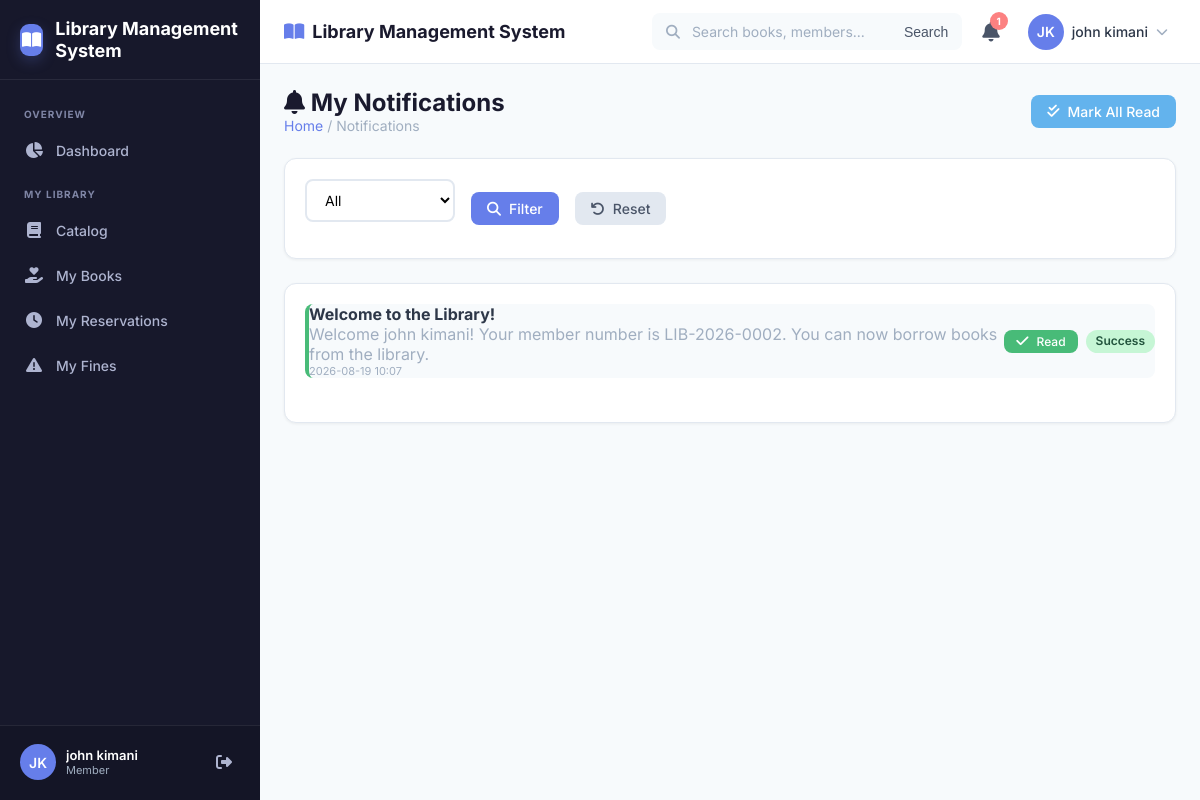
The page /member/notifications.php (signed in) on the database its author committed.
### tables this page shows
CREATE TABLE `notifications` (
  `id` int(11) NOT NULL,
  `user_id` int(11) NOT NULL,
  `title` varchar(255) NOT NULL,
  `message` text NOT NULL,
  `type` enum('info','success','warning','error') NOT NULL DEFAULT 'info',
  `is_read` tinyint(1) NOT NULL DEFAULT 0,
  `created_at` timestamp NOT NULL DEFAULT current_timestamp()
);

### includes/csrf.php (called while the page is built, shortened)
<?php
function generateCsrfToken(): string {
    $token = bin2hex(random_bytes(32));
    return $token;
}

### includes/functions.php (called while the page is built, shortened)
<?php
function formatDate(string $date, string $format = 'Y-m-d'): string {
    $dt = new DateTime($date);
    return $dt->format($format);
}

### member/notifications.php (the view, shortened to what this page needs)
<?php
$pdo = getDBConnection();
$userId = getCurrentUserId();
$page = isset($_GET['page']) ? (int) $_GET['page'] : 1;
$limit = ITEMS_PER_PAGE;
$offset = ($page - 1) * $limit;
$where = ["user_id = ?"];
$params = [$userId];
$whereClause = "WHERE " . implode(" AND ", $where);
$sql = "
    SELECT * FROM notifications
    $whereClause
    ORDER BY created_at DESC
    LIMIT ? OFFSET ?
";
$params[] = $limit;
$params[] = $offset;
$stmt = $pdo->prepare($sql);
$stmt->execute($params);
$notifications = $stmt->fetchAll();
include_once '../includes/header.php';
include_once '../includes/navbar.php';
include_once '../includes/sidebar.php';
?>
<main class="page-content">
    <div class="page-header">
        <div>
            <h1><i class="fas fa-bell"></i> My Notifications</h1>
            <div class="breadcrumb">
                <a href="dashboard.php">Home</a> / Notifications
            </div>
        </div>
        <div class="page-actions">
            <a href="notifications.php?mark_all_read=1&csrf_token=<?php echo generateCsrfToken(); ?>"
               class="btn btn-info"
               data-confirm="Mark all notifications as read?">
                <i class="fas fa-check-double"></i> Mark All Read
            </a>
        </div>
    </div>
    <div class="card mb-3">
        <div class="card-body">
            <form method="GET" action="notifications.php" class="d-flex flex-wrap gap-2 align-center">
                <div class="form-group mb-0" style="min-width:150px;">
                    <select name="is_read" class="form-control">
                        <option value="-1">All</option>
                    </select>
                </div>
                <button type="submit" class="btn btn-primary">
                    <i class="fas fa-search"></i> Filter
                </button>
                <a href="notifications.php" class="btn btn-secondary">
                    <i class="fas fa-undo"></i> Reset
                </a>
            </form>
        </div>
    </div>
    <div class="card">
        <div class="card-body">
            <?php if (empty($notifications)): ?>
                <p class="text-muted text-center">No notifications found</p>
            <?php else: ?>
                <?php foreach ($notifications as $notification): ?>
                    <div class="d-flex justify-between align-center mb-3 p-3"
                         style="background:<?php echo $notification['is_read'] ? 'transparent' : 'var(--gray-100)'; ?>;border-radius:8px;border-left:4px solid <?php
                            echo $notification['type'] === 'success' ? 'var(--success)' :
                                ($notification['type'] === 'warning' ? 'var(--warning)' :
                                ($notification['type'] === 'error' ? 'var(--danger)' : 'var(--info)'));
                         ?>;">
                        <div style="flex:1;">
                            <div style="font-weight:<?php echo $notification['is_read'] ? 'normal' : 'bold'; ?>;">
                                <?php echo $notification['title']; ?>
                            </div>
                            <div class="text-muted small"><?php echo $notification['message']; ?></div>
                            <div class="text-muted" style="font-size:11px;">
                                <?php echo formatDate($notification['created_at'], 'Y-m-d H:i'); ?>
                            </div>
                        </div>
                        <div class="ml-3 d-flex gap-1 flex-wrap">
                            <?php if (!$notification['is_read']): ?>
                                <a href="notifications.php?mark_read=<?php echo $notification['id']; ?>&csrf_token=<?php echo generateCsrfToken(); ?>"
                                   class="btn btn-sm btn-success">
                                    <i class="fas fa-check"></i> Read
                                </a>
                            <?php endif; ?>
                            <span class="badge badge-<?php
                                echo $notification['type'] === 'success' ? 'success' :
                                    ($notification['type'] === 'warning' ? 'warning' :
                                    ($notification['type'] === 'error' ? 'danger' : 'info'));
                            ?>">
                                <?php echo ucfirst($notification['type']); ?>
                            </span>
                        </div>
                    </div>
                <?php endforeach; ?>
            <?php endif; ?>
        </div>
    </div>
</main>
<?php include_once '../includes/footer.php'; ?>

### assets/css/style.css (style rules this page uses)
:root { --primary: #667eea; --primary-dark: #5a67d8; --primary-light: #7c8cf5; --secondary: #764ba2; --success: #48bb78; --danger: #fc8181; --warning: #f6ad55; --info: #63b3ed; --dark: #1a1a2e; --gray-900: #2d3748; --gray-700: #4a5568; --gray-500: #a0aec0; --gray-300: #e2e8f0; --gray-100: #f7fafc; --white: #ffffff; --sidebar-width: 260px; --navbar-height: 64px; --border-radius: 12px; --transition: all 0.3s cubic-bezier(0.4, 0, 0.2, 1); --font-family: 'Inter', -apple-system, BlinkMacSystemFont, sans-serif; }
* { margin: 0; padding: 0; box-sizing: border-box; }
html { font-size: 16px; scroll-behavior: smooth; }
body { font-family: var(--font-family); background: var(--gray-100); color: var(--gray-900); min-height: 100vh; display: flex; flex-direction: column; }
a { text-decoration: none; color: inherit; }
.page-content { flex: 1; padding: 24px; }
.page-header { display: flex; justify-content: space-between; align-items: center; margin-bottom: 24px; flex-wrap: wrap; gap: 12px; }
.page-header h1 { font-size: 24px; font-weight: 700; color: var(--dark); }
.page-header .breadcrumb { font-size: 14px; color: var(--gray-500); }
.page-header .breadcrumb a { color: var(--primary); }
.page-header .page-actions { display: flex; gap: 8px; }
.card { background: var(--white); border-radius: var(--border-radius); box-shadow: 0 1px 3px rgba(0,0,0,0.06); border: 1px solid var(--gray-300); overflow: hidden; }
.card-body { padding: 20px; }
.btn { display: inline-flex; align-items: center; gap: 8px; padding: 8px 16px; border: none; border-radius: 8px; font-size: 14px; font-weight: 500; font-family: var(--font-family); cursor: pointer; transition: var(--transition); text-decoration: none; }
.btn i { font-size: 14px; }
.btn-primary { background: var(--primary); color: var(--white); }
.btn-success { background: var(--success); color: var(--white); }
.btn-info { background: var(--info); color: var(--white); }
.btn-secondary { background: var(--gray-300); color: var(--gray-700); }
.btn-sm { padding: 4px 12px; font-size: 12px; }
.badge { display: inline-flex; align-items: center; justify-content: center; max-width: 100%; padding: 3px 10px; border-radius: 999px; font-size: 12px; line-height: 1.35; font-weight: 600; text-align: center; white-space: normal; overflow-wrap: anywhere; vertical-align: middle; }
.badge-success { background: #c6f6d5; color: #22543d; }
.form-group { margin-bottom: 16px; }
.form-group .form-control { width: 100%; padding: 10px 14px; border: 2px solid var(--gray-300); border-radius: 8px; font-size: 14px; font-family: var(--font-family); transition: var(--transition); background: var(--white); }
.text-muted { color: var(--gray-500); }
.mb-3 { margin-bottom: 24px; }
.d-flex { display: flex; }
.align-center { align-items: center; }
.justify-between { justify-content: space-between; }
.gap-1 { gap: 8px; }
.gap-2 { gap: 16px; }
.flex-wrap { flex-wrap: wrap; }

### rows shown on the page
notifications: title "Welcome to the Library!", message "Welcome john kimani! Your member number is LIB-2026-0002. You can now borrow books from the library.", created_at "2026-08-19 10:07", type "Success"

### other values the page prints
getSetting($pdo ?? null, 'library_name', APP_NAME) "Library Management System"
$unreadNotifications "1"
getInitials($userName) "JK"
$userName "john kimani"
$userRole "Member"
